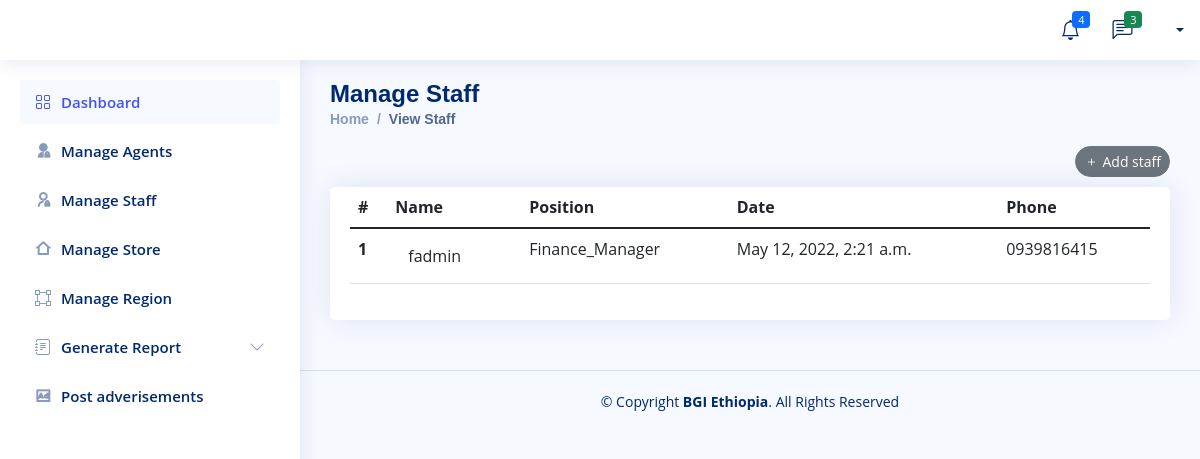
The page /BGI/view-staff/ on the database as committed earlier.
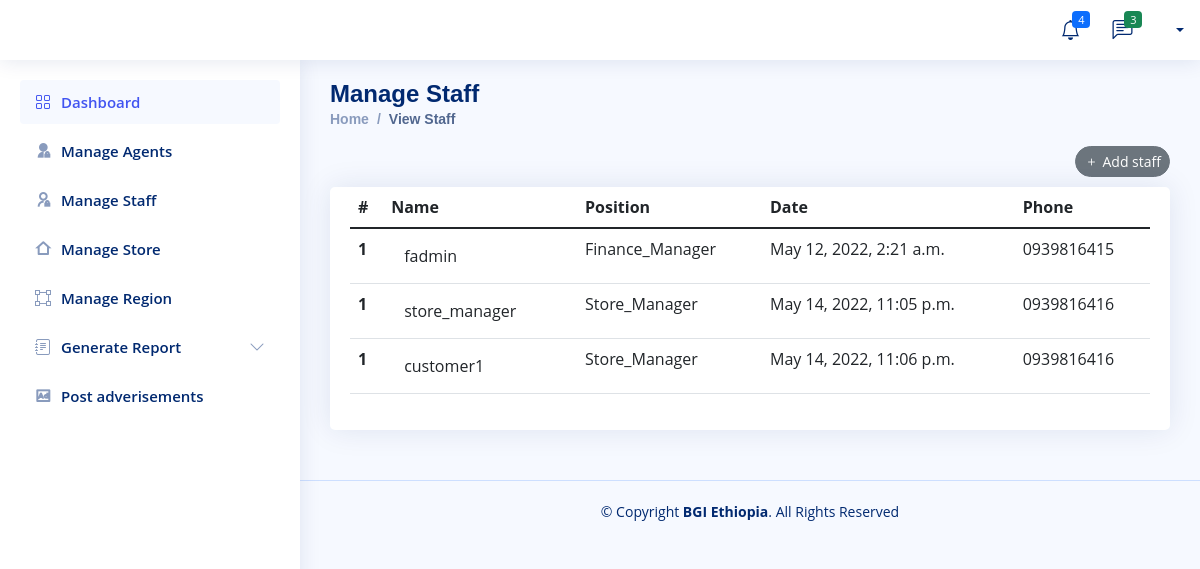
The same page on the database as committed later.
### Company/models.py (models this page shows, shortened)
class Finance_Manager(models.Model):
    user=models.OneToOneField(User,null=True, on_delete=models.CASCADE)
    phone = models.CharField(max_length=200, null=True)
    staff=models.CharField(default='Finance_manager',max_length=50)
    profile_pic=models.ImageField(null=True,blank=True, upload_to='Profile/')
    salary = models.FloatField(null=True,blank=True)
    Adderes = models.CharField(max_length=200, null=True)
    about=models.TextField(null=True,blank=True,max_length=500)
    date_created = models.DateTimeField(auto_now_add=True, null=True)
    Telegram = models.CharField(max_length=200, null=True)
    facebook = models.CharField(max_length=200, null=True)
    instagrm = models.CharField(max_length=200, null=True)

class Company_Store_Manager(models.Model):
    user=models.ForeignKey(User,null=True, on_delete=models.CASCADE)
    Store=models.OneToOneField(Company_Store,null=True, on_delete=models.CASCADE)
    staff=models.CharField(default='Store_Manager',max_length=50)
    profile_pic=models.ImageField(null=True,blank=True, upload_to='Profile/')
    phone = models.CharField(max_length=200, null=True)
    salary = models.FloatField(null=True,blank=True)
    Adderes = models.CharField(max_length=200, null=True)
    about=models.TextField(null=True,blank=True,max_length=500)
    date_created = models.DateTimeField(auto_now_add=True, null=True)
    Telegram = models.CharField(max_length=200, null=True)
    facebook = models.CharField(max_length=200, null=True)
    instagrm = models.CharField(max_length=200, null=True)

### Company/views.py (the view)
# urls.py: path('view-staff/',views.view_staff,name='view-staff'),
def view_staff(request):
    staff_finance_manager = Finance_Manager.objects.all()
    staff_company_store_manager = Company_Store_Manager.objects.all()
    context = {
       'staff_finance_manager' :staff_finance_manager,
       'staff_company_store_manager':staff_company_store_manager,
    }
    return render(request,'Company/staffs/staff-view.html',context)

### Templates/Company/staffs/staff-view.html
{% extends 'Company/company-base.html'%}
{% block content%}
  <main id="main" class="main">
    <div class="pagetitle">
      <h1>Manage Staff</h1>
      <nav>
        <ol class="breadcrumb">
          <li class="breadcrumb-item"><a href="admin.html">Home</a></li>
          <li class="breadcrumb-item active">View Staff</li>
        </ol>
        <div class="text-end">
            <a href="{% url 'add-staff' %}" class="item-end">
                <button type="button" class="btn btn-sm rounded-pill btn-secondary"><i class="bi bi-plus me-1"></i>Add staff</button>
              </a>
        </div>
      </nav>
    </div>
    <section class="section">
        <div class="row">
          <div class="col-lg-12">
            <div class="card">
              <div class="card-body">
                <table class="table datatable">
                  <thead>
                    <tr>
                      <th scope="col">#</th>
                      <th scope="col">Name</th>
                      <th scope="col">Position</th>
                      <th scope="col">Date</th>
                      <th scope="col">Phone</th>
                    </tr>
                  </thead>
                  <tbody>
                 {% for staff in staff_finance_manager %}
                    <tr>
                      <th scope="row">1</th>
                      <td><a href="{% url 'staff-detail' staff.id  staff.staff %}" class="btn">{{staff.user.username}}</a></td>
                      <td>{{staff.staff}}</td>
                      <td>{{staff.date_created }}</td>
                      <td>{{staff.phone}}</td>
                    </tr>
                {% endfor %}
                {% for staff in staff_company_store_manager %}
                    <tr>
                      <th scope="row">1</th>
                      <td><a href="{% url 'staff-detail' staff.id staff.staff %}" class="btn">{{staff.user.username}}</a></td>
                      <td>{{staff.staff}}</td>
                      <td>{{staff.date_created }}</td>
                      <td>{{staff.phone}}</td>
                    </tr>
                {% endfor %}
                  </tbody>
                </table>
              </div>
            </div>
          </div>
        </div>
      </section>
  </main>
{% endblock %}

### Templates/Company/company-base.html (shortened to what this page needs)
<!DOCTYPE html>
<html lang="en">
<head>
{% load static %}
  <link href="{% static 'assets/vendor/bootstrap/css/bootstrap.min.css' %}" rel="stylesheet">
  <link href="{% static 'assets/vendor/bootstrap-icons/bootstrap-icons.css' %}" rel="stylesheet">
  <link href="{% static 'assets/vendor/boxicons/css/boxicons.min.css' %}" rel="stylesheet">
  <link href="{% static 'assets/vendor/quill/quill.snow.css' %}" rel="stylesheet">
  <link href="{% static 'assets/vendor/quill/quill.bubble.css' %}" rel="stylesheet">
  <link href="{% static 'assets/vendor/remixicon/remixicon.css' %}" rel="stylesheet">
  <link href="{% static 'assets/vendor/simple-datatables/style.css' %}" rel="stylesheet">
  <link href="{% static 'assets/css/style.css' %}" rel="stylesheet">
</head>
<body>
  <header id="header" class="header fixed-top d-flex align-items-center">
    <nav class="header-nav ms-auto">
      <ul class="d-flex align-items-center">
        <li class="nav-item dropdown">
          <a class="nav-link nav-icon" href="#" data-bs-toggle="dropdown">
            <i class="bi bi-bell"></i>
            <span class="badge bg-primary badge-number">4</span>
          </a>
        </li>
        <li class="nav-item dropdown">
          <a class="nav-link nav-icon" href="#" data-bs-toggle="dropdown">
            <i class="bi bi-chat-left-text"></i>
            <span class="badge bg-success badge-number">3</span>
          </a>
        </li>
        <li class="nav-item dropdown pe-3">
          <a class="nav-link nav-profile d-flex align-items-center pe-0" href="#" data-bs-toggle="dropdown">
            <span class="d-none d-md-block dropdown-toggle ps-2">{{user.first_name}} {{user.last_name}}</span>
          </a>
        </li>
      </ul>
    </nav>
  </header>
  <aside id="sidebar" class="sidebar">
    <ul class="sidebar-nav" id="sidebar-nav">
      <li class="nav-item">
        <a class="nav-link " href="{% url 'admin-dashbord' %}">
          <i class="bi bi-grid"></i>
          <span>Dashboard</span>
        </a>
      </li>
       <li class="nav-item">
        <a class="nav-link collapsed" data-bs-target="#agents-nav"  href="{%  url 'agent-view'  %}">
          <i class="ri-admin-fill"></i><span>Manage Agents</span>
        </a>
      </li>
      <li class="nav-item">
        <a class="nav-link collapsed" data-bs-target="#agents-nav"  href="{% url 'view-staff' %}">
          <i class="ri-admin-line"></i><span>Manage Staff</span>
        </a>
      </li>
      <li class="nav-item">
        <a class="nav-link collapsed" data-bs-target="#store-nav"  href="{% url 'view-store' %}">
          <i class="ri-home-2-line"></i><span>Manage Store</span></i>
        </a>
      </li>
      <li class="nav-item">
        <a class="nav-link collapsed" data-bs-target="#store-nav"  href="{% url 'view-region' %}">
          <i class="bi bi-bounding-box"></i> <span>Manage Region</span></i>
        </a>
      </li>
      <li class="nav-item">
        <a class="nav-link collapsed" data-bs-target="#reports-nav" data-bs-toggle="collapse" href="#">
          <i class="bi bi-journal-text"></i><span>Generate Report</span><i class="bi bi-chevron-down ms-auto"></i>
        </a>
      </li>
      <li class="nav-item">
        <a class="nav-link collapsed" data-bs-target="#tables-nav" href="{% url 'add-advertisments' %}">
          <i class="ri-advertisement-line"></i><span>Post adverisements</span>
        </a>
      </li>
    </ul>
</aside>
 {% block content %}
 {% endblock %}
 <footer id="footer" class="footer">
    <div class="copyright">
      &copy; Copyright <strong><span>BGI Ethiopia</span></strong>. All Rights Reserved
    </div>
  </footer>
</body>
</html>

### static/assets/css/style.css (style rules this page uses)
:root { scroll-behavior: smooth; }
body { font-family: "Open Sans", sans-serif; background: #f6f9ff; color: #444444; }
a { color: #4154f1; text-decoration: none; }
h1, h2, h3, h4, h5, h6 { font-family: "Nunito", sans-serif; }
#main { margin-top: 60px; padding: 20px 30px; transition: all 0.3s; }
.pagetitle { margin-bottom: 10px; }
.pagetitle h1 { font-size: 24px; margin-bottom: 0; font-weight: 600; color: #012970; }
.card { margin-bottom: 30px; border: none; border-radius: 5px; box-shadow: 0px 0 30px rgba(1, 41, 112, 0.1); }
.card-body { padding: 0 20px 20px 20px; }
.breadcrumb { font-size: 14px; font-family: "Nunito", sans-serif; color: #899bbd; font-weight: 600; }
.breadcrumb a { color: #899bbd; transition: 0.3s; }
.breadcrumb .breadcrumb-item::before { color: #899bbd; }
.breadcrumb .active { color: #51678f; font-weight: 600; }
.header { transition: all 0.5s; z-index: 997; height: 60px; box-shadow: 0px 2px 20px rgba(1, 41, 112, 0.1); background-color: #fff; padding-left: 20px; }
.header-nav ul { list-style: none; }
.header-nav > ul { margin: 0; padding: 0; }
.header-nav .nav-icon { font-size: 20px; color: #012970; }
.header-nav .nav-profile { color: #012970; }
.header-nav .nav-profile span { font-size: 14px; font-weight: 600; }
.header-nav .badge-number { position: absolute; inset: 4px 6px auto auto; font-weight: normal; font-size: 11px; padding: 3px 6px; }
.sidebar { position: fixed; top: 60px; left: 0; bottom: 0; width: 300px; z-index: 996; transition: all 0.3s; padding: 20px; overflow-y: auto; scrollbar-width: thin; scrollbar-color: #aab7cf transparent; box-shadow: 0px 0px 20px rgba(1, 41, 112, 0.1); background-color: #fff; }
@media (min-width: 1200px) { #main, #footer { margin-left: 300px; } }
.sidebar-nav { padding: 0; margin: 0; list-style: none; }
.sidebar-nav li { padding: 0; margin: 0; list-style: none; }
.sidebar-nav .nav-item { margin-bottom: 5px; }
.sidebar-nav .nav-link { display: flex; align-items: center; font-size: 15px; font-weight: 600; color: #4154f1; transition: 0.3; background: #f6f9ff; padding: 10px 15px; border-radius: 4px; }
.sidebar-nav .nav-link i { font-size: 16px; margin-right: 10px; color: #4154f1; }
.sidebar-nav .nav-link.collapsed { color: #012970; background: #fff; }
.sidebar-nav .nav-link.collapsed i { color: #899bbd; }
.sidebar-nav .nav-link .bi-chevron-down { margin-right: 0; transition: transform 0.2s ease-in-out; }
.footer { padding: 20px 0; font-size: 14px; transition: all 0.3s; border-top: 1px solid #cddfff; }
.footer .copyright { text-align: center; color: #012970; }

Rows that differ between the two databases and show on the page:
added Company_Store_Manager: user.username "store_manager", staff "Store_Manager", date_created "May 14, 2022, 11:05 p.m.", phone "0939816416"
added Company_Store_Manager: user.username "customer1", staff "Store_Manager", date_created "May 14, 2022, 11:06 p.m.", phone "0939816416"
